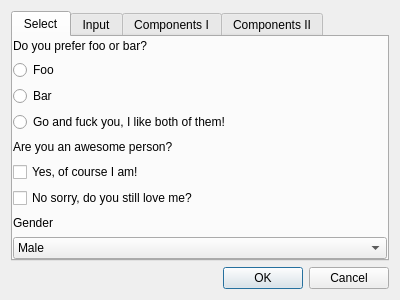
<?xml version="1.0" encoding="UTF-8"?>
<ui version="4.0">
 <class>DialogUi</class>
 <widget class="QDialog" name="DialogUi">
  <property name="geometry">
   <rect>
    <x>0</x>
    <y>0</y>
    <width>400</width>
    <height>300</height>
   </rect>
  </property>
  <property name="windowTitle">
   <string>Dialog</string>
  </property>
  <layout class="QGridLayout" name="gridLayout">
   <item row="0" column="0">
    <widget class="QTabWidget" name="tabWidget">
     <property name="currentIndex">
      <number>0</number>
     </property>
     <widget class="QWidget" name="tabSelect">
      <attribute name="title">
       <string>Select</string>
      </attribute>
      <layout class="QGridLayout" name="gridLayout_3">
       <property name="leftMargin">
        <number>0</number>
       </property>
       <property name="topMargin">
        <number>0</number>
       </property>
       <property name="rightMargin">
        <number>0</number>
       </property>
       <property name="bottomMargin">
        <number>0</number>
       </property>
       <item row="0" column="0">
        <layout class="QGridLayout" name="gridLayout_2">
         <item row="9" column="0">
          <widget class="QComboBox" name="comboBox">
           <item>
            <property name="text">
             <string>Male</string>
            </property>
           </item>
           <item>
            <property name="text">
             <string>Alien</string>
            </property>
           </item>
           <item>
            <property name="text">
             <string>I am not sure!</string>
            </property>
           </item>
          </widget>
         </item>
         <item row="8" column="0">
          <widget class="QLabel" name="label_3">
           <property name="text">
            <string>Gender</string>
           </property>
          </widget>
         </item>
         <item row="1" column="0">
          <widget class="QRadioButton" name="radioButton">
           <property name="text">
            <string>Foo</string>
           </property>
          </widget>
         </item>
         <item row="0" column="0">
          <widget class="QLabel" name="label">
           <property name="text">
            <string>Do you prefer foo or bar?</string>
           </property>
          </widget>
         </item>
         <item row="6" column="0">
          <widget class="QCheckBox" name="checkBox">
           <property name="text">
            <string>Yes, of course I am!</string>
           </property>
          </widget>
         </item>
         <item row="2" column="0">
          <widget class="QRadioButton" name="radioButton_2">
           <property name="text">
            <string>Bar</string>
           </property>
          </widget>
         </item>
         <item row="5" column="0">
          <widget class="QLabel" name="label_2">
           <property name="text">
            <string>Are you an awesome person?</string>
           </property>
          </widget>
         </item>
         <item row="3" column="0">
          <widget class="QRadioButton" name="radioButton_3">
           <property name="text">
            <string>Go and fuck you, I like both of them!</string>
           </property>
          </widget>
         </item>
         <item row="7" column="0">
          <widget class="QCheckBox" name="checkBox_2">
           <property name="text">
            <string>No sorry, do you still love me?</string>
           </property>
          </widget>
         </item>
        </layout>
       </item>
      </layout>
     </widget>
     <widget class="QWidget" name="tabInput">
      <attribute name="title">
       <string>Input</string>
      </attribute>
      <layout class="QGridLayout" name="gridLayout_5">
       <item row="0" column="0">
        <layout class="QGridLayout" name="gridLayout_4">
         <item row="0" column="0">
          <widget class="QLineEdit" name="lineEdit"/>
         </item>
         <item row="1" column="0">
          <widget class="QTextEdit" name="textEdit"/>
         </item>
        </layout>
       </item>
      </layout>
     </widget>
     <widget class="QWidget" name="tabComponents1">
      <attribute name="title">
       <string>Components I</string>
      </attribute>
      <layout class="QGridLayout" name="gridLayout_9">
       <item row="0" column="0">
        <layout class="QGridLayout" name="gridLayout_8">
         <item row="0" column="2" rowspan="3">
          <widget class="QScrollBar" name="verticalScrollBar">
           <property name="orientation">
            <enum>Qt::Vertical</enum>
           </property>
          </widget>
         </item>
         <item row="1" column="0">
          <widget class="QSlider" name="horizontalSlider">
           <property name="orientation">
            <enum>Qt::Horizontal</enum>
           </property>
          </widget>
         </item>
         <item row="2" column="0">
          <widget class="QScrollBar" name="horizontalScrollBar">
           <property name="orientation">
            <enum>Qt::Horizontal</enum>
           </property>
          </widget>
         </item>
         <item row="0" column="0">
          <widget class="QDial" name="dial"/>
         </item>
         <item row="0" column="3" rowspan="3">
          <widget class="QSlider" name="verticalSlider">
           <property name="orientation">
            <enum>Qt::Vertical</enum>
           </property>
          </widget>
         </item>
        </layout>
       </item>
      </layout>
     </widget>
     <widget class="QWidget" name="tabComponentsII">
      <attribute name="title">
       <string>Components II</string>
      </attribute>
      <layout class="QGridLayout" name="gridLayout_7">
       <item row="0" column="0">
        <layout class="QGridLayout" name="gridLayout_6">
         <item row="0" column="0">
          <widget class="QCalendarWidget" name="calendarWidget"/>
         </item>
        </layout>
       </item>
      </layout>
     </widget>
    </widget>
   </item>
   <item row="1" column="0">
    <widget class="QDialogButtonBox" name="buttonBox">
     <property name="orientation">
      <enum>Qt::Horizontal</enum>
     </property>
     <property name="standardButtons">
      <set>QDialogButtonBox::Cancel|QDialogButtonBox::Ok</set>
     </property>
    </widget>
   </item>
  </layout>
 </widget>
 <resources/>
 <connections>
  <connection>
   <sender>buttonBox</sender>
   <signal>accepted()</signal>
   <receiver>DialogUi</receiver>
   <slot>accept()</slot>
   <hints>
    <hint type="sourcelabel">
     <x>248</x>
     <y>254</y>
    </hint>
    <hint type="destinationlabel">
     <x>157</x>
     <y>274</y>
    </hint>
   </hints>
  </connection>
  <connection>
   <sender>buttonBox</sender>
   <signal>rejected()</signal>
   <receiver>DialogUi</receiver>
   <slot>reject()</slot>
   <hints>
    <hint type="sourcelabel">
     <x>316</x>
     <y>260</y>
    </hint>
    <hint type="destinationlabel">
     <x>286</x>
     <y>274</y>
    </hint>
   </hints>
  </connection>
 </connections>
</ui>
